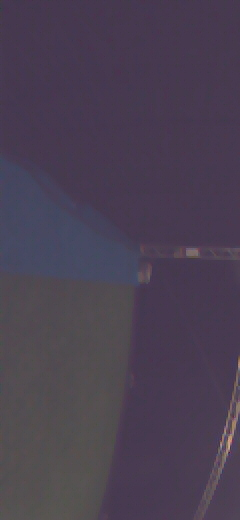
#> input picture pics/1702472196.jpg, 240 x 520 px; its folder holds only this picture in this run
$ python obs_3.py
#> lines starting #> are read from the running program, lines starting #| are printed output that depends on the picture; after the words box and inside, x2 and y2 are one past the last pixel; in counts of white or black regions, pixels touching at a corner belong together
import glob
import cv2
import numpy as np
import matplotlib.pyplot as plt
from math import radians, degrees
import time

images = [cv2.imread(file) for file in glob.glob("pics/*.jpg")]
#> images = 1 item

y_threshold = 0.5        # percentage of y-coordinates not considered for analysis
pitch = 0                # deg (pitch down is positive)
obs_threshold = 1        # m
x_step = 2               # step-size for checking pixel columns
alt = 1.5                # vehicle altitude in m
lateral_per = 0.2        # percentage of the image on the left or right side considered to be the "lateral"
lateral_threshold = 5    # number of intrusion points in the lateral position to consider obstacle presence
total_threshold = 30      # number of intrusion points in the complete image to consider obstacle presence
FOV_X = (120/180)*np.pi
FOV_Y = (80/180)*np.pi
resize_factor = 0.2      # Reduce quality of the image

min_dist = alt/np.tan(FOV_Y/2+pitch)    # distance from the drone in the z-direction when point is at the image bottom
for image in images:
    image = np.rot90(image)
    [height_or, width, depth_or] = np.shape(image)
    height = int(height_or - height_or * y_threshold)   # new height
    image = image[height_or-height:, :, :]

    image = cv2.cvtColor(image, cv2.COLOR_BGR2HSV)

    # Making and residual image
    image = cv2.resize(image, (int(width*resize_factor), int(height*resize_factor)))
    mask = cv2.inRange(image, np.array([0, 2, 70]), np.array([181, 52, 111]))
    edges = cv2.medianBlur(mask, 11)

    # Median filtering
    [height, width] = np.shape(edges)
    edge_lines = np.zeros((len(range(0, width, x_step)), 2))

    # Appending points that are part of a line
    j = -1
    for i in range(0, width, x_step):
        j += 1
        for step in range(height-1):
            y_loc = height-1-step
            if edges[y_loc, i] == 0:
                up_green_test = np.sum(mask[y_loc-4:y_loc-1, i])
                if not up_green_test:
                        edge_lines[j, :] = [y_loc+1, i]
                        cv2.line(image, (i, y_loc+1), (i, 0), (0, 255, 0), 1)
                        break
            if step > int(height*0.9):
                edge_lines[j, :] = [1, i]
                cv2.line(image, (i, 1), (i, 0), (0, 255, 0), 1)
                break


    x_arr = edge_lines[:, 1]
    y_arr = edge_lines[:, 0]

    y_ratio = FOV_Y/height_or

    y_obs_left = []
    y_obs_right = []
    y_fin = np.zeros(np.shape(x_arr)[0])
    for i in range(np.shape(x_arr)[0]):
        theta = radians(pitch) + (y_threshold*height_or + y_arr[i]/resize_factor-height_or/2)*y_ratio   # rad (radial position of a pixel in the height direction)
        d = alt/np.tan(theta)
        y_fin[i] = d
        if lateral_per*width > x_arr[i]:
            y_obs_left.append(d)
        elif width - lateral_per*width < x_arr[i]:
            y_obs_right.append(d)

    n_obs = len(list(filter(lambda x: x < obs_threshold or x == min_dist, y_fin)))
    n_obs_left = len(list(filter(lambda x: x < obs_threshold or x == min_dist, y_obs_left)))
    n_obs_right = len(list(filter(lambda x: x < obs_threshold or x == min_dist, y_obs_right)))
    print(n_obs, n_obs_left, n_obs_right)

    if n_obs_left > lateral_threshold and n_obs_left > n_obs_right:
        print("OBSTACLE LEFT, TURN RIGHT")
    elif n_obs_right > lateral_threshold and n_obs_left < n_obs_right:
        print("OBSTACLE RIGHT, TURN LEFT")
    elif n_obs > total_threshold and n_obs_left > n_obs_right:
        print("OBSTACLE OR EDGE AHEAD, TURN RIGHT")
    elif n_obs > total_threshold and n_obs_left < n_obs_right:
        print("OBSTACLE OR EDGE AHEAD, TURN LEFT")
    else:
        print("CONTINUE IN THE SAME DIRECTION")

    plt.imshow(image)
    plt.show()
#> this loop made 1 pass
#> (height_or, depth_or, y_ratio, n_obs, n_obs_left) on pass 1: (240, 3, 0.00582, 27, 11)
#| 27 11 0
#| OBSTACLE LEFT, TURN RIGHT
#> pass 1, `image = np.rot90(image)`:
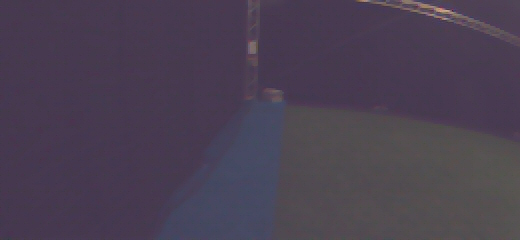
#> image: shape (240, 520, 3); mean of channels 0, 1, 2 81.8, 64.4, 74.4; drawn as B, G, R
#> pass 1, `image = image[height_or-height:, :, :]`:
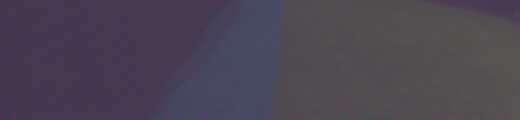
#> image: shape (120, 520, 3); mean of channels 0, 1, 2 82.7, 68.8, 75.8; drawn as B, G, R
#> pass 1, `plt.show()`:
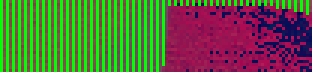
#> shown: shape (24, 104, 3) (shown 3 times larger); mean R, G, B 90.3, 101.4, 59.3
#> after the loop:
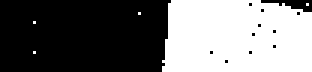
#> mask: shape (24, 104) (shown 3 times larger); 45% white; 5 white regions (4 under 20 px), largest, box (x1, y1, x2, y2) and area: (54, 0, 104, 24) 1118

$ run again, on pics/1707472249.jpg
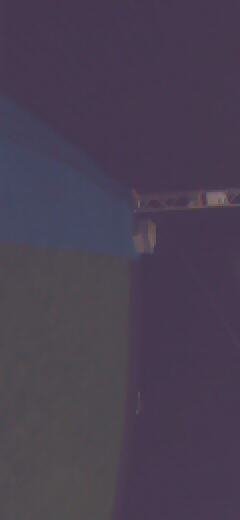
#> input picture pics/1707472249.jpg, 240 x 520 px
#> images = 1 item
#> the loop `for image in images:` made 1 pass
#> (height_or, depth_or, y_ratio, n_obs, n_obs_left) on pass 1: (240, 3, 0.00582, 24, 11)
#> (printed output is left out)
#> pass 1, `image = np.rot90(image)`:
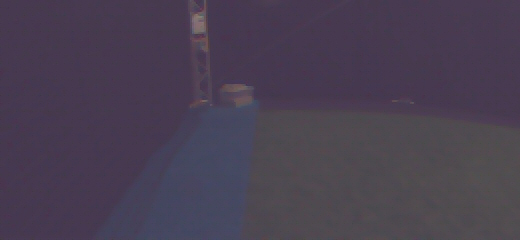
#> image: shape (240, 520, 3); mean of channels 0, 1, 2 81.6, 63.8, 73.4; drawn as B, G, R
#> after the loop `for image in images:`:
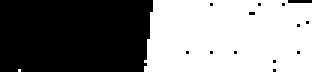
#> mask: shape (24, 104) (shown 3 times larger); 51.5% white; 14 black regions (13 under 20 px), largest, box (x1, y1, x2, y2) and area: (0, 0, 51, 24) 1189

$ run again, on pics/1708738814.jpg
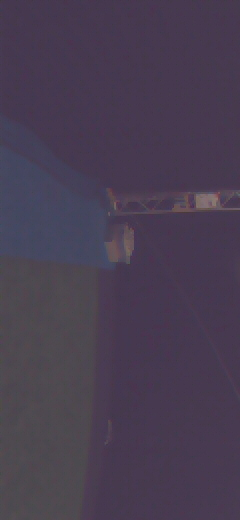
#> input picture pics/1708738814.jpg, 240 x 520 px
#> images = 1 item
#> the loop `for image in images:` made 1 pass
#> (height_or, depth_or, y_ratio, n_obs, n_obs_left) on pass 1: (240, 3, 0.00582, 26, 11)
#> (printed output is left out)
#> pass 1, `image = image[height_or-height:, :, :]`:
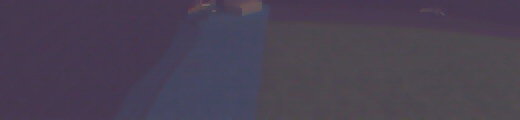
#> image: shape (120, 520, 3); mean of channels 0, 1, 2 82.4, 65.8, 73.6; drawn as B, G, R
#> after the loop `for image in images:`:
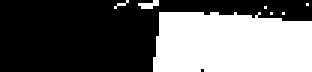
#> mask: shape (24, 104) (shown 3 times larger); 40% white; 7 white regions (6 under 20 px), largest, box (x1, y1, x2, y2) and area: (51, 4, 104, 24) 976

$ run again, on pics/1713738807.jpg
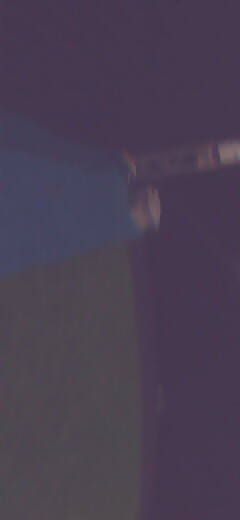
#> input picture pics/1713738807.jpg, 240 x 520 px
#> images = 1 item
#> the loop `for image in images:` made 1 pass
#> (height_or, depth_or, y_ratio, n_obs, n_obs_left) on pass 1: (240, 3, 0.00582, 27, 11)
#> (printed output is left out)
#> pass 1, `image = image[height_or-height:, :, :]`:
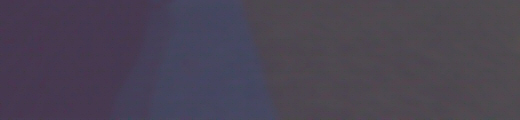
#> image: shape (120, 520, 3); mean of channels 0, 1, 2 82.9, 67.5, 73.9; drawn as B, G, R
#> after the loop `for image in images:`:
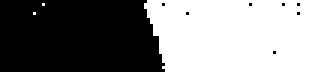
#> mask: shape (24, 104) (shown 3 times larger); 50.1% white; 8 black regions (7 under 20 px), largest, box (x1, y1, x2, y2) and area: (0, 0, 55, 24) 1238

$ run again, on pics/1704838843.jpg
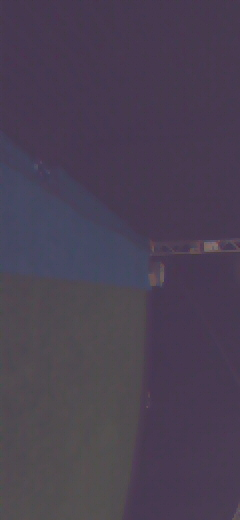
#> input picture pics/1704838843.jpg, 240 x 520 px
#> images = 1 item
#> the loop `for image in images:` made 1 pass
#> (height_or, depth_or, y_ratio, n_obs, n_obs_left) on pass 1: (240, 3, 0.00582, 27, 11)
#> (printed output is left out)
#> after the loop `for image in images:`:
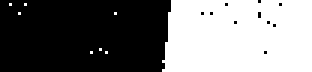
#> mask: shape (24, 104) (shown 3 times larger); 46.3% white; 8 white regions (7 under 20 px), largest, box (x1, y1, x2, y2) and area: (54, 0, 104, 24) 1149
